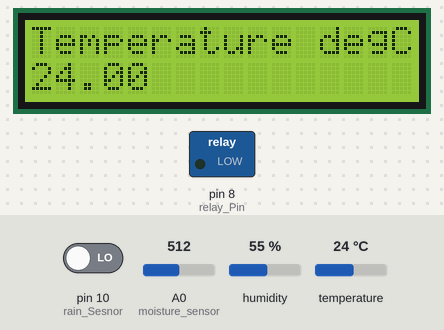
Bench run of a sketch on a simulated Arduino Uno, built with avr-gcc and run on an emulated ATmega328P. Parts: 16×2 character LCD, switched loads named in the sketch (green lamp = pin HIGH). The inputs (shaded band) are chosen by the test bench; at power-on: pin 10 (rain_Sesnor) LOW, A0 (moisture_sensor) = 512, temperature 24 °C, humidity 55 %. What the sketch prints to the serial monitor is not drawn.

Above: at 2.4 s.
2.5 s: pin 10 (rain_Sesnor) driven HIGH
At 6.5 s:
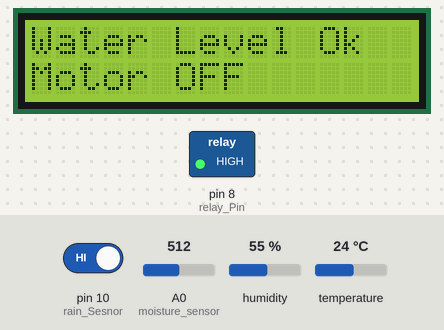
11.9 s: A0 (moisture_sensor) set to 685
At 18.2 s:
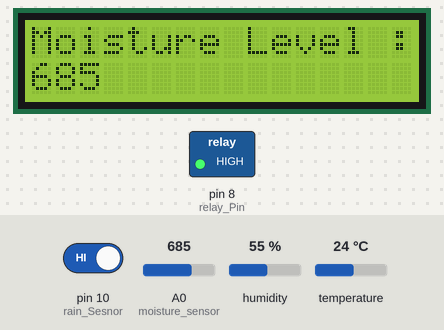
21.0 s: A0 (moisture_sensor) set to 713
At 27.2 s:
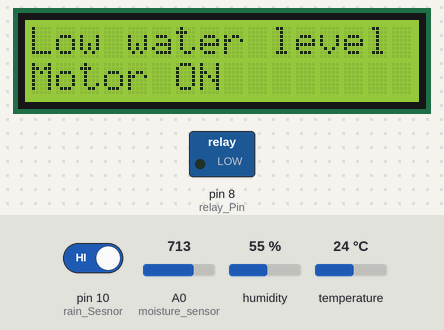
35.0 s: pin 10 (rain_Sesnor) driven LOW
At 41.8 s:
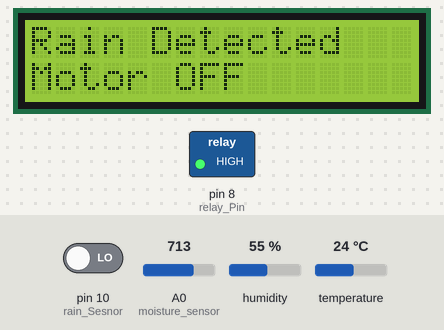
49.0 s: temperature set to 12 °C
At 52.5 s:
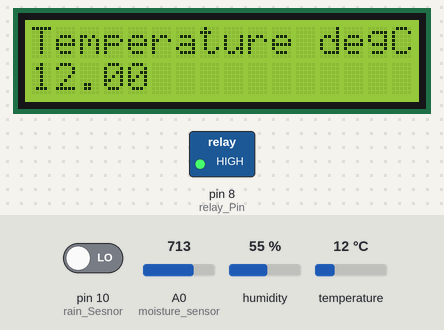
56.1 s: temperature set to 19 °C
At 59.8 s:
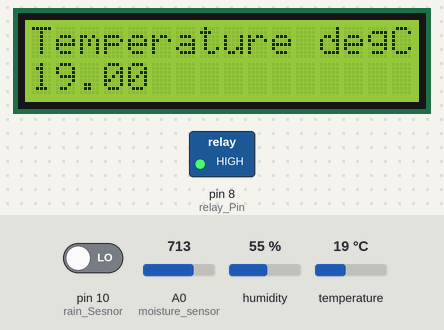
Timing chart, 0 to 61.3 s (numbered marks = the images above; inputs shaded):
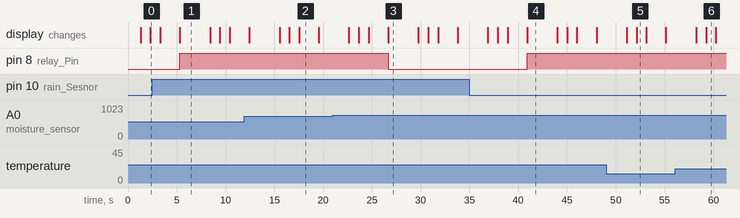

The sketch:

PlantWateringArduino.ino
```cpp
#include <EEPROM.h>

#include <LiquidCrystal.h>
#include "DHT.h"
//Arduino to NodeMCU Lib
#include <SoftwareSerial.h>
#include <ArduinoJson.h>

SoftwareSerial nodemcu(11, 12);


LiquidCrystal lcd(2, 3, 4, 5, 6,7);
const int relay_Pin = 8;
const int DHT11_Sesnor = 9;
const int moisture_sensor = A0;
const int rain_Sesnor = 10;


#define DHTTYPE DHT11
int motor=0;
int  moisture_sensor_value;
int rain_Sesnor_value;
float humudity_value,temprature_value;
DHT dht(DHT11_Sesnor, DHTTYPE);

void setup() {
  Serial.begin(9600);
  lcd.begin(16, 2);
  lcd.print("Smart Irrigation ");
  lcd.setCursor(0,2);
  lcd.print(" SYSTEM");
  nodemcu.begin(9600);
  delay(1000);

  pinMode(relay_Pin, OUTPUT);
  pinMode(rain_Sesnor, INPUT);
  digitalWrite(relay_Pin, LOW);
  dht.begin();
   delay(200);

}
void loop()
{

  readDTH11_Sesnor();
  moisture_level_detected();
  water_motor_start();

  StaticJsonBuffer<1000> jsonBuffer;
  JsonObject& data = jsonBuffer.createObject();
  data["humidity"] = humudity_value;
  data["temperature"] = temprature_value;
  data["motor"] = motor;
  data["rain"] = rain_Sesnor_value;
  data["moisture"] = moisture_sensor_value;

    //Send data to NodeMCU
  data.printTo(nodemcu);
  jsonBuffer.clear();

  delay(2000);

}


void readDTH11_Sesnor()
{

  // Reading temperature or humidity takes about 250 milliseconds!
  // Sensor readings may also be up to 2 seconds 'old' (its a very slow sensor)
//  humudity_value = dht.readHumidity();
    humudity_value = 70.00;
  // Read temperature as Celsius (the default)
  temprature_value = dht.readTemperature();

  // Check if any reads failed and exit early (to try again).
  if (isnan(humudity_value) || isnan(temprature_value)) {
    Serial.println(("Failed to read from DHT sensor!"));
    return;
  }

  Serial.print((" Humidity: "));
  Serial.print(humudity_value);
  Serial.print(("%"));
//   lcd.begin(16, 2);
  lcd.clear();
  lcd.print("Humidity %: ");
  lcd.setCursor(0,2);
  lcd.print(humudity_value);
  Serial.print("\n");
  delay(1000);
  Serial.print(("Temperature: "));
  Serial.print(temprature_value);
  Serial.print(("C "));
  lcd.clear();
  lcd.print("Temperature degCel");
  lcd.setCursor(0,2);
  lcd.print(temprature_value);
  Serial.print("\n");
  delay(1000);
}

void moisture_level_detected()
{

  moisture_sensor_value = analogRead(moisture_sensor);
  Serial.println("Moisture Level : ");
  Serial.println(moisture_sensor_value);
//  lcd.begin(16, 2);
  lcd.clear();
  lcd.print("Moisture Level :");
  lcd.setCursor(0,2);
  lcd.print(moisture_sensor_value);
  delay(1000);
}

void water_motor_start()
{

 rain_Sesnor_value = digitalRead(rain_Sesnor);
 Serial.print(rain_Sesnor_value);

 delay(1000);
 if(rain_Sesnor_value == true)
 {
    if(moisture_sensor_value > 700 )
    {
      digitalWrite(relay_Pin, LOW);
      motor=1;
//      lcd.begin(16, 2);
      lcd.clear();
      lcd.print("Low water level");
      lcd.setCursor(0,2);
      lcd.print("Motor ON");
      delay(1000);
    }
    else
    {
      digitalWrite(relay_Pin, HIGH);
      motor=0;
//      lcd.begin(16, 2);
      lcd.clear();
      lcd.print("Water Level Ok");
      lcd.setCursor(0,2);
      lcd.print("Motor OFF");
      delay(1000);
    }
 }
 else
 {
      digitalWrite(relay_Pin, HIGH);
      motor=0;

      lcd.clear();
      lcd.print("Rain Detected");
      lcd.setCursor(0,2);
      lcd.print("Motor OFF");
  delay(1000);
 }
}
```

Measured:
- the behaviour switches between 700 and 701 on A0 (moisture_sensor) (found by bisection; images 2 and 3)
- after the input at 2.5 s, the display: first differs from a run without the input after 2.8 s (image 1)
- after the input at 21.0 s, pin 8 (relay_Pin): HIGH → LOW after 5.7 s
- after the input at 35.0 s, pin 8 (relay_Pin): LOW → HIGH after 5.9 s; the display: first differs from a run without the input after 5.9 s (image 4)
- what the display in image 1 shows lasts 3.1 s, from 5.3 s to 8.4 s
- what the display in image 2 shows lasts 2.1 s, from 17.5 s to 19.6 s
- what the display in image 5 shows lasts 1.0 s, from 52.1 s to 53.1 s
